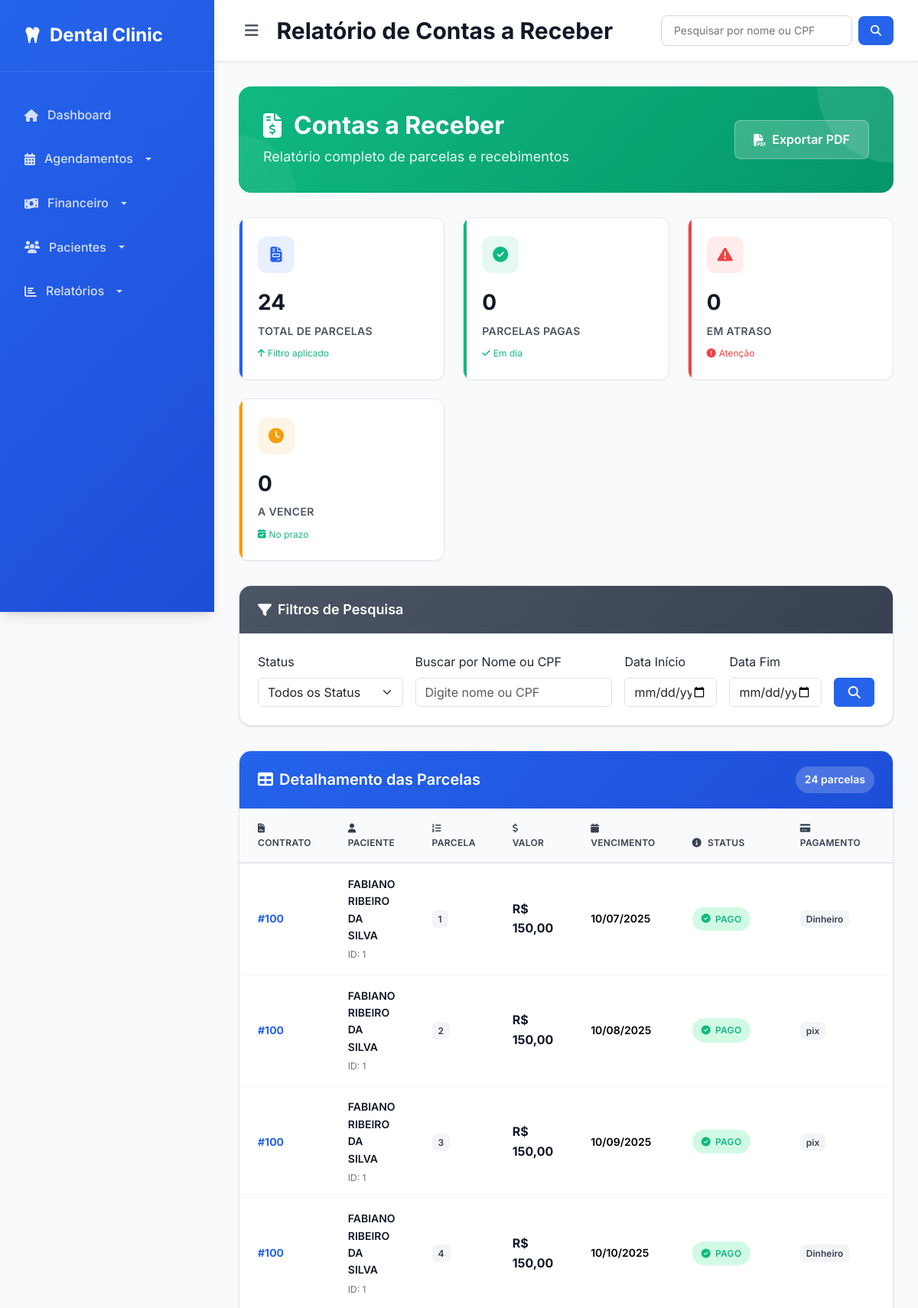
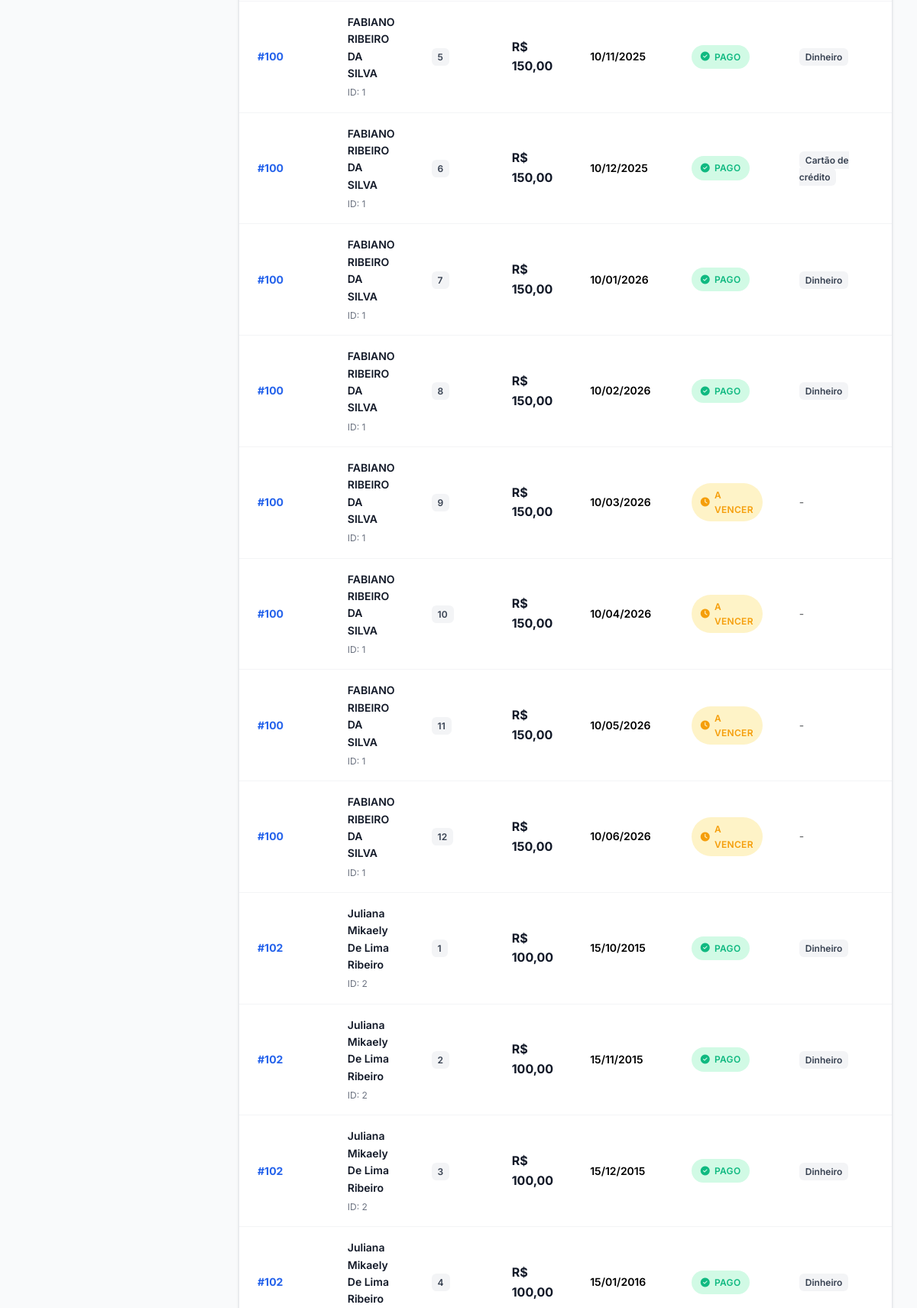
Page /financeiro/parcela/relatorio-parcelas/ (upper part) on the committed database (2 pictures, top to bottom).
### financeiro/models.py (models this page shows, shortened)
class Parcela(models.Model):
    FORMA_PAGAMENTO_CHOICES = [
        ('dinheiro', 'Dinheiro'),
        ('pix_pj', 'Pix PJ'),
        ('pix_pf', 'Pix PF'),
        ('cartao_credito', 'Cartão de crédito'),
        ('cartao_debito', 'Cartão de débito'),
    ]
    contrato = models.ForeignKey(Contrato, on_delete=models.CASCADE, related_name='parcelas')
    numero = models.PositiveIntegerField(verbose_name="Parcela")
    data_vencimento = models.DateField()
    valor = models.DecimalField(max_digits=10, decimal_places=2)
    valor_pago = models.DecimalField(max_digits=10, decimal_places=2, null=True, blank=True)  # <== ADICIONADO
    status = models.CharField(max_length=20, choices=[('aberto', 'Aberto'), ('pago', 'Pago')], default="aberto")
    data_pagamento = models.DateField(null=True, blank=True)
    forma_pagamento = models.CharField(max_length=20, choices=FORMA_PAGAMENTO_CHOICES, null=True, blank=True)
    observacao = models.TextField(blank=True)

class Contrato(models.Model):
    STATUS_CONTRATO_CHOICES = [
        ('ativo', 'ATIVO'),
        ('pendente', 'PENDENTE'),
        ('cancelado', 'CANCELADO'),
        ]
    paciente = models.ForeignKey('paciente.Paciente', on_delete=models.CASCADE, verbose_name='Paciente')
    plano = models.ForeignKey(Plano, on_delete=models.CASCADE, verbose_name='Plano')
    data_adesao = models.DateField(default=date.today, verbose_name='Adesão')
    dia_vencimento = models.IntegerField(choices=[(d, f"Dia {d}") for d in [5, 10, 15, 20, 25, 30]], verbose_name='Vencimento')
    numero_contrato = models.CharField(max_length=20, unique=True, verbose_name='Contrato')
    status_contrato = models.CharField(max_length=20, verbose_name='Status', choices=STATUS_CONTRATO_CHOICES, null=True, blank=True)

### paciente/models.py (models this page shows, shortened)
class Paciente(models.Model):
    nome = models.CharField(max_length=100)
    cpf = models.CharField(max_length=14, unique=True)
    data_nascimento = models.DateField()
    nome_pai = models.CharField(max_length=150, blank=True, null=True)
    nome_mae = models.CharField(max_length=150, blank=True, null=True)
    nacionalidade = models.CharField(max_length=100, blank=True, null=True)
    naturalidade = models.CharField(max_length=100, blank=True, null=True)
    estado_civil = models.CharField(
        max_length=20,
        choices=[
            ('solteiro', 'Solteiro(a)'),
            ('casado', 'Casado(a)'),
            ('divorciado', 'Divorciado(a)'),
            ('viuvo', 'Viúvo(a)'),
            ('outro', 'Outro'),
        ],
        blank=True,
        null=True
    )
    sexo = models.CharField(
        max_length=10,
        choices=[
            ('masculino', 'Masculino'),
            ('feminino', 'Feminino'),
            ('outro', 'Outro'),
        ],
        blank=True,
        null=True
    )
    profissao = models.CharField(max_length=100, blank=True, null=True)
    telefone = models.CharField(max_length=20, blank=True, null=True)
    observacao_contato = models.TextField(blank=True, null=True)
    cep = models.CharField(max_length=9, blank=True, null=True)
    endereco = models.CharField(max_length=150, blank=True, null=True)
    numero = models.CharField(max_length=10, blank=True, null=True)
    bairro = models.CharField(max_length=100, blank=True, null=True)
    cidade = models.CharField(max_length=100, blank=True, null=True)
    uf = models.CharField(max_length=2, blank=True, null=True)
    complemento = models.CharField(max_length=100, blank=True, null=True)
    ponto_referencia = models.CharField(max_length=150, blank=True, null=True)
    outras_observacoes = models.TextField(blank=True, null=True)
    data_cadastro = models.DateTimeField(auto_now_add=True)

### financeiro/views.py (the view, shortened to what this page needs)
# urls.py: path('parcela/relatorio-parcelas/', views.relatorio_parcelas, name='relatorio_parcelas'),
def relatorio_parcelas(request):
    status = request.GET.get('status')
    paciente_id = request.GET.get('paciente')
    data_inicio = request.GET.get('data_inicio')
    data_fim = request.GET.get('data_fim')
    hoje = localdate()
    parcelas = Parcela.objects.select_related('contrato__paciente')
    if status == 'pagas':
        parcelas = parcelas.filter(status='pago')
    elif status == 'atrasadas':
        parcelas = parcelas.filter(status='aberto', data_vencimento__lt=hoje)
    elif status == 'a_receber':
        parcelas = parcelas.filter(status='aberto', data_vencimento__gte=hoje)
    if paciente_id:
        parcelas = parcelas.filter(contrato__paciente_id=paciente_id)
    if data_inicio:
        parcelas = parcelas.filter(data_vencimento__gte=data_inicio)
    if data_fim:
        parcelas = parcelas.filter(data_vencimento__lte=data_fim)
    parcelas_list = []
    for p in parcelas:
        dias_atraso = 0
        if p.status == 'aberto' and p.data_vencimento < hoje:
            dias_atraso = (hoje - p.data_vencimento).days
        parcelas_list.append((p, dias_atraso))
    pacientes = Paciente.objects.all()
    return render(request, 'financeiro/parcela/relatorio_parcelas.html', {
        'parcelas_list': parcelas_list,
        'status': status,
        'pacientes': pacientes,
        'paciente_selecionado': paciente_id,
        'data_inicio': data_inicio,
        'data_fim': data_fim,
    })

### financeiro/templates/financeiro/parcela/relatorio_parcelas.html (shortened to what this page needs)
{% extends 'core/base.html' %}
{% block page_title %}Relatório de Contas a Receber{% endblock %}
{% block content %}
<div class="financial-header">
    <div class="content">
        <div>
            <h1 class="header-title">
                <i class="fas fa-file-invoice-dollar"></i>
                Contas a Receber
            </h1>
            <div class="header-subtitle">Relatório completo de parcelas e recebimentos</div>
        </div>
        <a href="?status={{ status }}&paciente={{ paciente_selecionado }}&data_inicio={{ data_inicio }}&data_fim={{ data_fim }}&exportar=1"
           class="btn-export">
            <i class="fas fa-file-pdf"></i>
            Exportar PDF
        </a>
    </div>
</div>
<div class="summary-cards">
    <div class="summary-card total">
        <div class="summary-icon">
            <i class="fas fa-file-invoice"></i>
        </div>
        <div class="summary-value">{{ parcelas_list|length }}</div>
        <div class="summary-label">Total de Parcelas</div>
        <div class="summary-change positive">
            <i class="fas fa-arrow-up"></i>
            Filtro aplicado
        </div>
    </div>
    <div class="summary-card paid">
        <div class="summary-icon">
            <i class="fas fa-check-circle"></i>
        </div>
        <div class="summary-value">
            {% with paid_count=0 %}
                {{ paid_count }}
            {% endwith %}
        </div>
        <div class="summary-label">Parcelas Pagas</div>
        <div class="summary-change positive">
            <i class="fas fa-check"></i>
            Em dia
        </div>
    </div>
    <div class="summary-card overdue">
        <div class="summary-icon">
            <i class="fas fa-exclamation-triangle"></i>
        </div>
        <div class="summary-value">
            {% with overdue_count=0 %}
                {{ overdue_count }}
            {% endwith %}
        </div>
        <div class="summary-label">Em Atraso</div>
        <div class="summary-change negative">
            <i class="fas fa-exclamation-circle"></i>
            Atenção
        </div>
    </div>
    <div class="summary-card pending">
        <div class="summary-icon">
            <i class="fas fa-clock"></i>
        </div>
        <div class="summary-value">
            {% with pending_count=0 %}
                {{ pending_count }}
            {% endwith %}
        </div>
        <div class="summary-label">A Vencer</div>
        <div class="summary-change positive">
            <i class="fas fa-calendar-check"></i>
            No prazo
        </div>
    </div>
</div>
<div class="filters-card">
    <div class="filters-header">
        <h5 class="filters-title">
            <i class="fas fa-filter"></i>
            Filtros de Pesquisa
        </h5>
    </div>
    <div class="filters-body">
        <form method="get">
    <div class="row align-items-end g-3">
        <div class="col-md-3">
            <label for="status" class="form-label">Status</label>
            <select name="status" id="status" class="form-select" onchange="this.form.submit()">
                <option value="">Todos os Status</option>
            </select>
        </div>
        <div class="col-md-4">
            <label for="busca" class="form-label">Buscar por Nome ou CPF</label>
            <input type="text" id="busca" name="busca" class="form-control" placeholder="Digite nome ou CPF" value="{{ request.GET.busca }}">
        </div>
        <div class="col-md-2">
            <label for="data_inicio" class="form-label">Data Início</label>
            <input type="date" id="data_inicio" name="data_inicio" class="form-control" value="{{ data_inicio }}" onchange="this.form.submit()">
        </div>
        <div class="col-md-2">
            <label for="data_fim" class="form-label">Data Fim</label>
            <input type="date" id="data_fim" name="data_fim" class="form-control" value="{{ data_fim }}" onchange="this.form.submit()">
        </div>
        <div class="col-md-1 d-grid">
            <button type="submit" class="btn btn-primary">
                <i class="fas fa-search"></i>
            </button>
        </div>
    </div>
</form>
    </div>
</div>
<div class="report-card">
    <div class="report-header">
        <h4 class="report-title">
            <i class="fas fa-table"></i>
            Detalhamento das Parcelas
        </h4>
        <div class="report-count">
            {{ parcelas_list|length }} parcelas
        </div>
    </div>
    {% if parcelas_list %}
        <div class="table-responsive">
            <table class="report-table table">
                <thead>
                    <tr>
                        <th><i class="fas fa-file-contract me-2"></i>Contrato</th>
                        <th><i class="fas fa-user me-2"></i>Paciente</th>
                        <th><i class="fas fa-list-ol me-2"></i>Parcela</th>
                        <th><i class="fas fa-dollar-sign me-2"></i>Valor</th>
                        <th><i class="fas fa-calendar me-2"></i>Vencimento</th>
                        <th><i class="fas fa-info-circle me-2"></i>Status</th>
                        <th><i class="fas fa-credit-card me-2"></i>Pagamento</th>
                        <th>Atraso</th>
                    </tr>
                </thead>
                <tbody>
                    {% for p, atraso in parcelas_list %}
                    <tr>
                        <td>
                            <div class="contract-number">#{{ p.contrato.numero_contrato }}</div>
                        </td>
                        <td>
                            <div class="patient-name">{{ p.contrato.paciente.nome }}</div>
                            <div class="patient-info">ID: {{ p.contrato.paciente.id }}</div>
                        </td>
                        <td>
                            <span class="installment-number">{{ p.numero }}</span>
                        </td>
                        <td>
                            <div class="amount-value">R$ {{ p.valor|floatformat:2 }}</div>
                        </td>
                        <td>
                            <div class="due-date {% if p.data_vencimento < today and p.status != 'pago' %}overdue{% endif %}">
                                {{ p.data_vencimento|date:"d/m/Y" }}
                            </div>
                        </td>
                        <td>
                            {% if p.status == 'pago' %}
                                <span class="status-badge status-paid">
                                    <i class="fas fa-check-circle"></i>
                                    Pago
                                </span>
                            {% elif p.data_vencimento < today %}
                                <span class="status-badge status-overdue">
                                    <i class="fas fa-exclamation-circle"></i>
                                    Atrasado
                                </span>
                            {% else %}
                                <span class="status-badge status-pending">
                                    <i class="fas fa-clock"></i>
                                    A Vencer
                                </span>
                            {% endif %}
                        </td>
                        <td>
                            {% if p.get_forma_pagamento_display %}
                                <span class="payment-method">{{ p.get_forma_pagamento_display }}</span>
                            {% else %}
                                <span class="text-muted">-</span>
                            {% endif %}
                        </td>
                        <td class="text-end">
                        </td>
                    </tr>
                    {% endfor %}
                </tbody>
            </table>
        </div>
    {% endif %}
</div>
{% endblock %}
{% block extra_js %}
<link rel="stylesheet" href="https://code.jquery.com/ui/1.13.1/themes/base/jquery-ui.css">
{% endblock %}

### templates/core/base.html (style rules this page uses)
:root { --primary-color: #2563eb; --primary-light: #3b82f6; --primary-dark: #1d4ed8; --success-color: #10b981; --warning-color: #f59e0b; --danger-color: #ef4444; --gray-50: #f9fafb; --gray-100: #f3f4f6; --gray-200: #e5e7eb; --gray-300: #d1d5db; --gray-400: #9ca3af; --gray-500: #6b7280; --gray-600: #4b5563; --gray-700: #374151; --gray-800: #1f2937; --gray-900: #111827; --shadow-sm: 0 1px 2px 0 rgb(0 0 0 / 0.05); --shadow: 0 1px 3px 0 rgb(0 0 0 / 0.1), 0 1px 2px -1px rgb(0 0 0 / 0.1); --shadow-lg: 0 10px 15px -3px rgb(0 0 0 / 0.1), 0 4px 6px -4px rgb(0 0 0 / 0.1); }
* { margin: 0; padding: 0; box-sizing: border-box; }
body { font-family: 'Inter', -apple-system, BlinkMacSystemFont, sans-serif; background-color: var(--gray-50); color: var(--gray-800); line-height: 1.6; }
.btn-primary { background: var(--primary-color); border-color: var(--primary-color); }

### rows in the picture
Parcela: contrato.numero_contrato "100", contrato.paciente.nome "FABIANO RIBEIRO DA SILVA", contrato.paciente.id "1", numero "1", valor "150,00", data_vencimento "10/07/2025", status "pago" (drawn), forma_pagamento "Dinheiro"
Parcela: contrato.numero_contrato "100", contrato.paciente.nome "FABIANO RIBEIRO DA SILVA", contrato.paciente.id "1", numero "2", valor "150,00", data_vencimento "10/08/2025", status "pago" (drawn), forma_pagamento "pix"
Parcela: contrato.numero_contrato "100", contrato.paciente.nome "FABIANO RIBEIRO DA SILVA", contrato.paciente.id "1", numero "3", valor "150,00", data_vencimento "10/09/2025", status "pago" (drawn), forma_pagamento "pix"
Parcela: contrato.numero_contrato "100", contrato.paciente.nome "FABIANO RIBEIRO DA SILVA", contrato.paciente.id "1", numero "4", valor "150,00", data_vencimento "10/10/2025", status "pago" (drawn), forma_pagamento "Dinheiro"
Parcela: contrato.numero_contrato "100", contrato.paciente.nome "FABIANO RIBEIRO DA SILVA", contrato.paciente.id "1", numero "5", valor "150,00", data_vencimento "10/11/2025", status "pago" (drawn), forma_pagamento "Dinheiro"
Parcela: contrato.numero_contrato "100", contrato.paciente.nome "FABIANO RIBEIRO DA SILVA", contrato.paciente.id "1", numero "6", valor "150,00", data_vencimento "10/12/2025", status "pago" (drawn), forma_pagamento "Cartão de crédito"
Parcela: contrato.numero_contrato "100", contrato.paciente.nome "FABIANO RIBEIRO DA SILVA", contrato.paciente.id "1", numero "7", valor "150,00", data_vencimento "10/01/2026", status "pago" (drawn), forma_pagamento "Dinheiro"
Parcela: contrato.numero_contrato "100", contrato.paciente.nome "FABIANO RIBEIRO DA SILVA", contrato.paciente.id "1", numero "8", valor "150,00", data_vencimento "10/02/2026", status "pago" (drawn), forma_pagamento "Dinheiro"
Parcela: contrato.numero_contrato "100", contrato.paciente.nome "FABIANO RIBEIRO DA SILVA", contrato.paciente.id "1", numero "9", valor "150,00", data_vencimento "10/03/2026", status "aberto" (drawn)
Parcela: contrato.numero_contrato "100", contrato.paciente.nome "FABIANO RIBEIRO DA SILVA", contrato.paciente.id "1", numero "10", valor "150,00", data_vencimento "10/04/2026", status "aberto" (drawn)
Parcela: contrato.numero_contrato "100", contrato.paciente.nome "FABIANO RIBEIRO DA SILVA", contrato.paciente.id "1", numero "11", valor "150,00", data_vencimento "10/05/2026", status "aberto" (drawn)
Parcela: contrato.numero_contrato "100", contrato.paciente.nome "FABIANO RIBEIRO DA SILVA", contrato.paciente.id "1", numero "12", valor "150,00", data_vencimento "10/06/2026", status "aberto" (drawn)
Parcela: contrato.numero_contrato "102", contrato.paciente.nome "Juliana Mikaely De Lima Ribeiro", contrato.paciente.id "2", numero "1", valor "100,00", data_vencimento "15/10/2015", status "pago" (drawn), forma_pagamento "Dinheiro"
Parcela: contrato.numero_contrato "102", contrato.paciente.nome "Juliana Mikaely De Lima Ribeiro", contrato.paciente.id "2", numero "2", valor "100,00", data_vencimento "15/11/2015", status "pago" (drawn), forma_pagamento "Dinheiro"
Parcela: contrato.numero_contrato "102", contrato.paciente.nome "Juliana Mikaely De Lima Ribeiro", contrato.paciente.id "2", numero "3", valor "100,00", data_vencimento "15/12/2015", status "pago" (drawn), forma_pagamento "Dinheiro"
Parcela: contrato.numero_contrato "102", contrato.paciente.nome "Juliana Mikaely De Lima Ribeiro", numero "4", valor "100,00", data_vencimento "15/01/2016", status "pago" (drawn), forma_pagamento "Dinheiro"

### other values in the picture
{{ parcelas_list|length }} "24"
{{ paid_count }} "0"
{{ overdue_count }} "0"
{{ pending_count }} "0"
